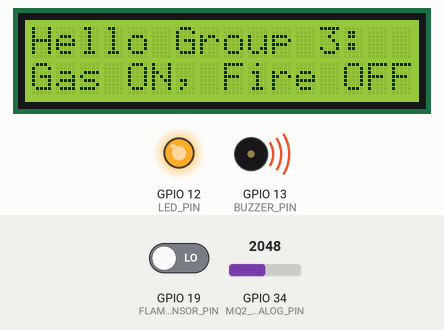
This sketch was run on a simulated ESP32. Shown: 16×2 character LCD, output pins drawn as LEDs (lit = HIGH), buzzer (waves = sounding, pin HIGH). Inputs (shaded band) come from the test bench; at power-on: GPIO 34 (MQ2_ANALOG_PIN) = 2048, GPIO 19 (FLAME_SENSOR_PIN) LOW. WiFi joins after 1.5 s; servers stay silent unless stated; what the sketch prints to the serial monitor is not drawn.

Above: at 4.7 s.
4.8 s: GPIO 34 (MQ2_ANALOG_PIN) set to 1051
6.8 s: GPIO 34 (MQ2_ANALOG_PIN) set to 946
At 8.3 s:
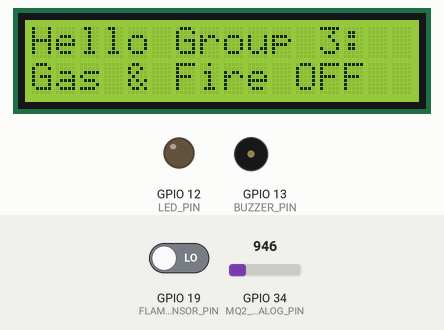
9.2 s: GPIO 19 (FLAME_SENSOR_PIN) driven HIGH
At 10.9 s:
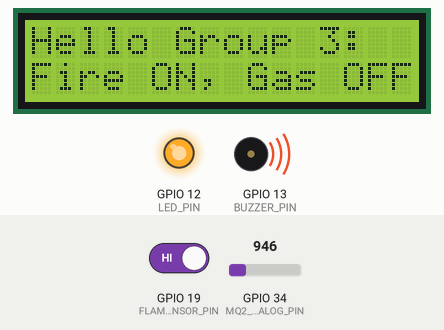
11.3 s: GPIO 34 (MQ2_ANALOG_PIN) set to 1050
At 12.4 s:
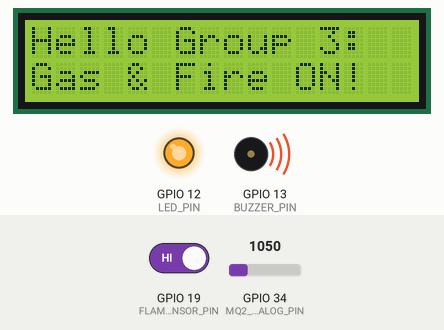
13.3 s: GPIO 34 (MQ2_ANALOG_PIN) set to 970
At 15.0 s:
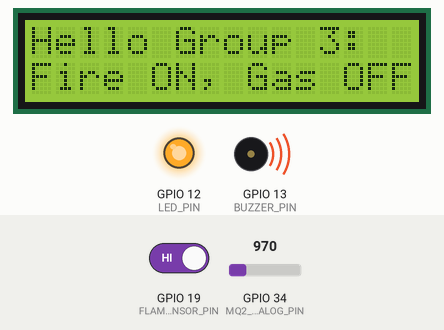
15.4 s: GPIO 34 (MQ2_ANALOG_PIN) set to 1228
At 16.5 s:
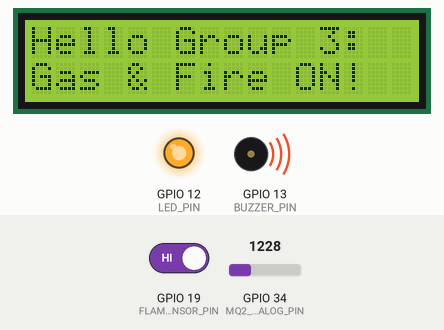
Timing chart, 0 to 18.4 s (numbered marks = the images above; inputs shaded):
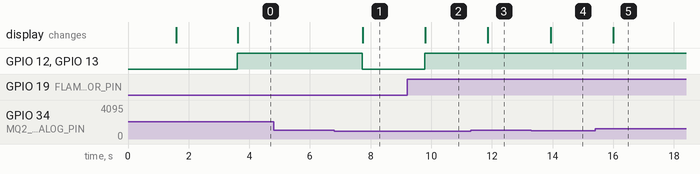

Measured:
- the behaviour switches between 1011 and 1010 on GPIO 34 (MQ2_ANALOG_PIN) (found by bisection; images 0 and 1)
- after the input at 4.8 s, every drawn part: stays the same
- after the input at 6.8 s, GPIO 12 (LED_PIN), GPIO 13 (BUZZER_PIN): HIGH → LOW after 0.93 s; the display: changes after 0.94 s (image 1)
- after the input at 9.2 s, GPIO 12 (LED_PIN), GPIO 13 (BUZZER_PIN): LOW → HIGH after 0.59 s; the display: changes after 0.61 s (image 2)
- after the input at 11.3 s, the display: changes after 0.57 s (image 3)
- after the input at 13.3 s, the display: changes after 0.63 s (image 4)
- after the input at 15.4 s, the display: changes after 0.60 s (image 5)

The sketch:

kel3_cps.ino
```cpp
#include <Wire.h>
#include <LiquidCrystal_I2C.h>
#include <WiFi.h>
#include <WebServer.h>

// WiFi Credentials
const char* ssid = "Magista";
const char* password = "liatkekanan";

// Web Server
WebServer server(80);

// Define I2C pins for ESP32
#define SDA_PIN 21
#define SCL_PIN 22

// Sensor Pins
#define MQ2_ANALOG_PIN 34  // A0 (Analog Output) from MQ-2
#define FLAME_SENSOR_PIN 19 // D0 (Digital Output) from Flame Sensor

// Buzzer and LED Pins
#define BUZZER_PIN 13
#define LED_PIN 12

// Threshold for Gas Detection (Adjust based on calibration)
#define GAS_THRESHOLD 1010

// LCD I2C Address (0x27 or 0x3F)
LiquidCrystal_I2C lcd(0x27, 16, 2);

void setup() {
  Serial.begin(115200);
  Serial.println("ESP32 Gas & Flame Detector");

  // Initialize WiFi
  WiFi.begin(ssid, password);
  Serial.print("Connecting to WiFi...");
  while (WiFi.status() != WL_CONNECTED) {
    delay(500);
    Serial.print(".");
  }
  Serial.println("\nConnected to WiFi!");
  Serial.println(WiFi.localIP()); // Print ESP32 IP Address

  // Initialize I2C for LCD
  Wire.begin(SDA_PIN, SCL_PIN);
  lcd.init();
  lcd.backlight();
  lcd.setCursor(0, 0);
  lcd.print("Gas & Flame Sensor");

  // Set pin modes
  pinMode(FLAME_SENSOR_PIN, INPUT);
  pinMode(BUZZER_PIN, OUTPUT);
  pinMode(LED_PIN, OUTPUT);

  // Ensure LED & Buzzer are OFF at startup
  digitalWrite(BUZZER_PIN, LOW);
  digitalWrite(LED_PIN, LOW);

  // Web Server Handlers
  server.on("/", handleRoot);
  server.on("/status", handleSensorStatus);
  server.begin();

  delay(2000);
}

void loop() {
  server.handleClient();

  int gasValue = analogRead(MQ2_ANALOG_PIN);
  int flameDetected = digitalRead(FLAME_SENSOR_PIN);

  Serial.print("Gas Value: ");
  Serial.println(gasValue);
  Serial.print("Flame Status: ");
  Serial.println(flameDetected != LOW ? "FIRE DETECTED" : "NO FIRE");

  // Update LCD
  lcd.clear();
  lcd.setCursor(0, 0);
  lcd.print("Hello Group 3:");

  if (gasValue > GAS_THRESHOLD || flameDetected != LOW) { // Gas or Fire detected
    Serial.println("WARNING: Gas/Flame Detected!");
    digitalWrite(BUZZER_PIN, HIGH);
    digitalWrite(LED_PIN, HIGH);

    lcd.setCursor(0, 1);
    if (gasValue > GAS_THRESHOLD && flameDetected != LOW) {
      lcd.print("Gas & Fire ON!");
    } else if (gasValue > GAS_THRESHOLD) {
      lcd.print("Gas ON, Fire OFF");
    } else {
      lcd.print("Fire ON, Gas OFF");
    }
  } else { // Safe Condition
    Serial.println("SAFE: No Gas or Fire");
    digitalWrite(BUZZER_PIN, LOW);
    digitalWrite(LED_PIN, LOW);

    lcd.setCursor(0, 1);
    lcd.print("Gas & Fire OFF");
  }

  delay(1000); // Update every second
}

// Serve HTML page
void handleRoot() {
  server.send(200, "text/html", R"rawliteral(
    <!DOCTYPE html>
    <html lang="en">
    <head>
      <meta charset="UTF-8">
      <meta name="viewport" content="width=device-width, initial-scale=1.0">
      <title>Gas & Flame Monitor</title>
      <style>
        body { font-family: Arial, sans-serif; text-align: center; padding: 20px; }
        .container { max-width: 400px; margin: auto; padding: 20px; border: 1px solid #ccc; border-radius: 10px; }
        .status { font-size: 20px; font-weight: bold; padding: 10px; border-radius: 5px; }
        .safe { background: #4CAF50; color: white; }
        .danger { background: #FF5733; color: white; }
      </style>
    </head>
    <body>
      <h2>🔥 Gas & Flame Monitor</h2>
      <div class="container">
        <p>Gas Value: <span id="gasValue" class="status safe">SAFE</span></p>
        <p>Flame Status: <span id="flameStatus" class="status safe">NO FIRE</span></p>
      </div>

      <script>
        function updateStatus() {
          fetch("/status")
            .then(response => response.json())
            .then(data => {
              document.getElementById("gasValue").innerText = data.gas > 300 ? "DANGER" : "SAFE";
              document.getElementById("gasValue").className = "status " + (data.gas > 300 ? "danger" : "safe");

              document.getElementById("flameStatus").innerText = data.flame ? "FIRE DETECTED" : "NO FIRE";
              document.getElementById("flameStatus").className = "status " + (data.flame ? "danger" : "safe");
            });
        }
        setInterval(updateStatus, 1000);
      </script>
    </body>
    </html>
  )rawliteral");
}

// Send JSON sensor data
void handleSensorStatus() {
  int gasValue = analogRead(MQ2_ANALOG_PIN);
  int flameDetected = digitalRead(FLAME_SENSOR_PIN);

  String json = "{\"gas\": " + String(gasValue) + ", \"flame\": " + String(flameDetected) + "}";
  server.send(200, "application/json", json);
}
```
